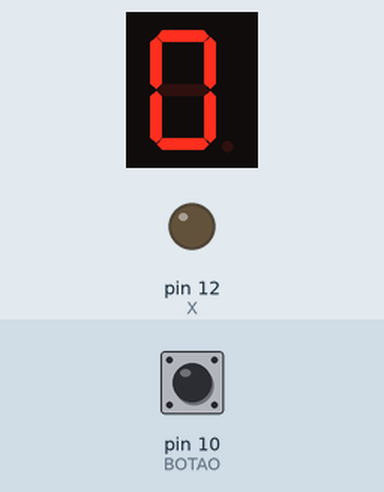
Simulated run of this sketch. Board: Arduino Uno, built with avr-gcc and run on an emulated ATmega328P. On the bench: 1-digit seven-segment display, output pins drawn as LEDs (lit = HIGH). Wiring (inferred from the names in the program): 1-digit 7-segment display, segments lit when HIGH: segments pin 2, pin 3, pin 4, pin 5, pin 6, pin 7, pin 8. The test bench sets the inputs (shaded band); at power-on: pin 10 (BOTAO) HIGH. The segment pins are drawn as the display they are named for; pins used as bus, display or sensor lines are not drawn.

Above: at 1.2 s.
1.3 s: pin 10 (BOTAO) pulled LOW for 0.15 s
At 1.6 s:
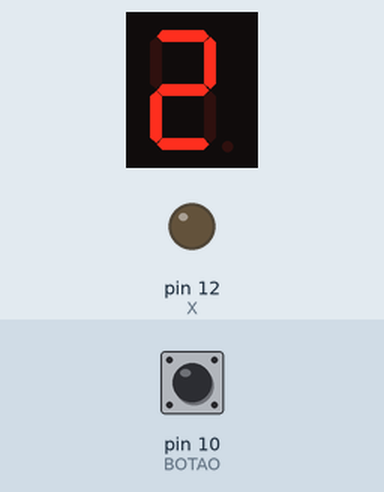
2.9 s: pin 10 (BOTAO) pulled LOW for 1 s
At 4.0 s:
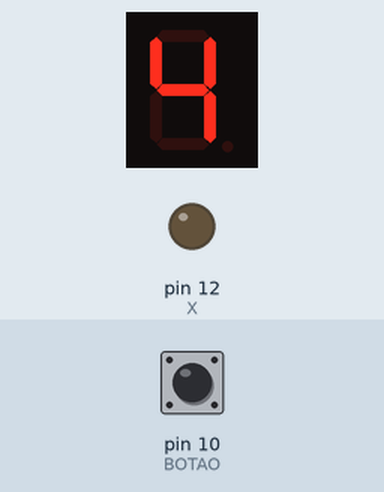
5.4 s: pin 10 (BOTAO) pulled LOW for 0.15 s
At 5.9 s:
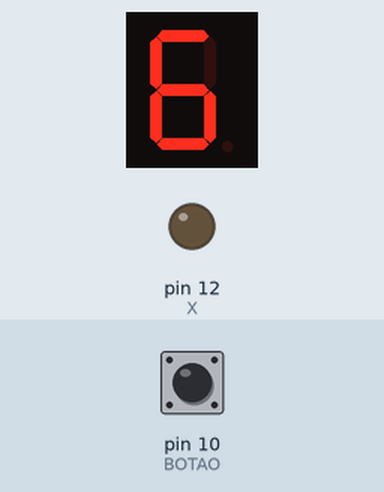
7.0 s: pin 10 (BOTAO) pulled LOW for 1 s
At 8.3 s:
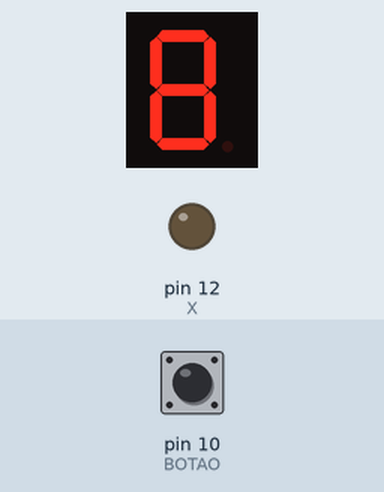
Timing chart, 0 to 10.0 s (numbered marks = the images above; inputs shaded):
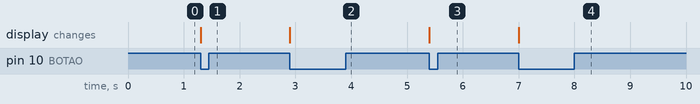

The sketch:

Disolay_7_bot_o.ino
```cpp
#define A 2
#define B 3
#define C 4
#define D 5
#define E 6
#define F 7
#define G 8
#define X 12 //virgula

#define BOTAO 10

void configurarPinos() {
  pinMode(A, OUTPUT);
  pinMode(B, OUTPUT);
  pinMode(C, OUTPUT);
  pinMode(D, OUTPUT);
  pinMode(E, OUTPUT);
  pinMode(F, OUTPUT);
  pinMode(G, OUTPUT);
  pinMode(X, OUTPUT);

  //CONFIGURADO COMO RESISTOR INTERNO
  pinMode(BOTAO, INPUT_PULLUP);

}

void Clear(){
  digitalWrite(A, LOW);
  digitalWrite(B, LOW);
  digitalWrite(C, LOW);
  digitalWrite(D, LOW);
  digitalWrite(E, LOW);
  digitalWrite(F, LOW);
  digitalWrite(G, LOW);
}

void Number_1(){
  digitalWrite(B, HIGH);
  digitalWrite(C, HIGH);
}

void Number_2(){
  digitalWrite(A, HIGH);
  digitalWrite(B, HIGH);
  digitalWrite(G, HIGH);
  digitalWrite(E, HIGH);
  digitalWrite(D, HIGH);
}

void Number_3(){
  digitalWrite(A, HIGH);
  digitalWrite(B, HIGH);
  digitalWrite(G, HIGH);
  digitalWrite(C, HIGH);
  digitalWrite(D, HIGH);
}

void Number_4(){
  digitalWrite(F, HIGH);
  digitalWrite(G, HIGH);
  digitalWrite(B, HIGH);
  digitalWrite(C, HIGH);
}

void Number_5(){
  digitalWrite(A, HIGH);
  digitalWrite(F, HIGH);
  digitalWrite(G, HIGH);
  digitalWrite(C, HIGH);
  digitalWrite(D, HIGH);
}

void Number_6(){
  digitalWrite(A, HIGH);
  digitalWrite(F, HIGH);
  digitalWrite(G, HIGH);
  digitalWrite(C, HIGH);
  digitalWrite(D, HIGH);
  digitalWrite(E, HIGH);
}

void Number_7(){
  digitalWrite(A, HIGH);
  digitalWrite(B, HIGH);
  digitalWrite(C, HIGH);
}

void Number_8(){
  digitalWrite(A, HIGH);
  digitalWrite(B, HIGH);
  digitalWrite(C, HIGH);
  digitalWrite(D, HIGH);
  digitalWrite(E, HIGH);
  digitalWrite(F, HIGH);
  digitalWrite(G, HIGH);
}

void Number_9(){
  digitalWrite(A, HIGH);
  digitalWrite(B, HIGH);
  digitalWrite(C, HIGH);
  digitalWrite(F, HIGH);
  digitalWrite(G, HIGH);
}

void Number_0(){
  digitalWrite(A, HIGH);
  digitalWrite(B, HIGH);
  digitalWrite(C, HIGH);
  digitalWrite(D, HIGH);
  digitalWrite(E, HIGH);
  digitalWrite(F, HIGH);
}

void AtualizarDisplay(uint8_t acm){
  Clear();

  switch(acm){
  case 0: Number_0(); break;
  case 1: Number_1(); break;
  case 2: Number_2(); break;
  case 3: Number_3(); break;
  case 4: Number_4(); break;
  case 5: Number_5(); break;
  case 6: Number_6(); break;
  case 7: Number_7(); break;
  case 8: Number_8(); break;
  case 9: Number_9(); break;
  }
}

//Setup
void setup() {
  configurarPinos();
  AtualizarDisplay(0);

}


//Inicialização
uint8_t acm = 0; //variavel de 8 Bytes
void loop() {

 if (digitalRead(BOTAO) == LOW) {
    acm ++;

    // Soma 1 e tira o "resto de 10" imediatamente
    acm = (acm + 1) % 10;

    AtualizarDisplay(acm);

    delay(150); // Evita ruído elétrico

    while(digitalRead(BOTAO) == LOW) {
     // Fica preso aqui enquanto o dedo estiver no botão
    }
    //Se remover while e delay você cria uma roleta russa pois enquanto o dedo
    //estiver presionado vai ficar girando numeros 800 vezes por segundo aproximadamente
  }
}
```

Measured:
- after the input at 1.3 s, the display: changes at once (image 1)
- after the input at 2.9 s, the display: changes at once (image 2)
- after the input at 5.4 s, the display: changes at once (image 3)
- after the input at 7.0 s, the display: changes at once (image 4)
